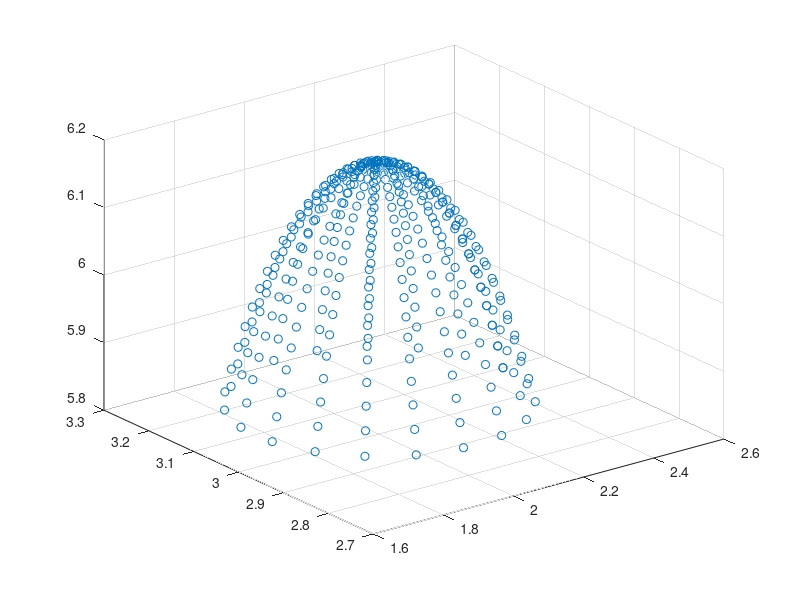

This figure's MATLAB source: (Note: this script raises an error after producing the figure.)
% Function for Testing the Correctness of Asperity Ellipsoid Fitting
% Routine

clear;

addpath('../SURFACE/ASP_ID/')

%% Ellipse 

ax = 0.5;
ay = 0.3;
az = 1.2;

cx = 2;
cy = 3;
cz = 5;

th = linspace(pi/4, pi/2, 20);
phi = linspace(0, 2*pi, 20); 
[th, phi] = meshgrid(th, phi);

x = ax*cos(th(:)).*cos(phi(:)) + cx ;
y = ay*cos(th(:)).*sin(phi(:)) + cy ;

% z = cz + real(az*sqrt(1-((x/ax).^2+(y/ay).^2)));  % Ellipse formula 
z = az*sin(th(:)) + cz ;


%%%% Debugging Block to look at some example points
% tmp = load('../SURFACE/TMP_DebugPoints', 'XYZ');
% x = tmp.XYZ(:, 1);
% y = tmp.XYZ(:, 2);
% z = tmp.XYZ(:, 3);

figure(1)
clf()
plot3(x, y, z, 'o')
grid on 

% Routine Call 
xyz = [x y z];

[~, ~, ~, ~, center, axesq, csys, Serr, Bmat, Lvec, Csca, mxyz] = FIT_ELLIPSOID3D(xyz);

[xx, yy] = meshgrid(linspace(min(xyz(:,1)), max(xyz(:,1)), 100), ...
                linspace(min(xyz(:,2)), max(xyz(:,2)), 100));
            
a = Bmat(3,3);
b = Lvec(3);
c = diag([xx(:)-mxyz(1), yy(:)-mxyz(2)]*Bmat(1:2,1:2)*[xx(:)-mxyz(1) yy(:)-mxyz(2)]') + [xx(:)-mxyz(1), yy(:)-mxyz(2)]*Lvec(1:2) + Csca;

zz1 = (-b+sqrt(b^2-4*a*c))/(2*a)+mxyz(3);
zz2 = (-b-sqrt(b^2-4*a*c))/(2*a)+mxyz(3);


figure(1)
clf()
plot3(x, y, z, 'ko', 'MarkerFaceColor', 'k'); hold on 
surf(xx, yy, reshape(real(zz1), 100, 100), 'EdgeColor', 'none', 'FaceAlpha', 0.5);
grid on 
xlabel('X Coordinate')
ylabel('Y Coordinate')
zlabel('Z Coordinate')

%% Test Several Inputs and Angles

rng(42); % For repeatability

% Test Parameters
Ntest = 100;
radRange = [0.1, 10]; % min, max
locRange = [-10, 10]; % min, max

alpha_all = linspace(-2*pi, 2*pi, Ntest);

add_noise = [0, 0.001];

% Randomly Generated Test Parameters
axes_all = rand(Ntest, 3)*range(radRange) + radRange(1);
centers_all = rand(Ntest, 3)*range(locRange) + locRange(1);

% Surface parameterization
th = linspace(pi/4, pi/2, 20);
phi = linspace(0, 2*pi, 20); 
[th, phi] = meshgrid(th, phi);

% Tolerances:
localEllipsoidTol = 1e-14*radRange(2);
locationTol       = 1e-12*range(locRange);
radTol            = 1e-12*radRange(2)^2/radRange(1);
alphaTol          = 1e-12*pi/2;
noiseTolFactor    = 100;

fprintf('\n\n')
fprintf('Starting checking:\n');
fprintf('Alpha ranges from %f to %f \n', min(alpha_all), max(alpha_all));
fprintf('Axis lengths ranges from %f to %f \n', radRange(1), radRange(2));
fprintf('Locations ranges from %f to %f \n', locRange(1), locRange(2));
fprintf('Note: adding noise is expected to cause some failures due not appropriately modifying the radius tolerance\n');

for noise = add_noise
    fprintf('Testing with noise level %f, adding %f to all tolerances \n', noise, noise*noiseTolFactor);
for ii = 1:Ntest
    
    alpha = alpha_all(ii);
    axesxyz = axes_all(ii, :);
    
    axesxyz(1:2) = sort(axesxyz(1:2));
    
    xyzLocal = [axesxyz(1)*cos(th(:)).*cos(phi(:)), ...
                axesxyz(2)*cos(th(:)).*sin(phi(:)), ...
                axesxyz(3)*sin(th(:))];
    
    % Verify that the local ellipse is valid
    ellipsoidError = max(abs( xyzLocal(:, 1).^2/axesxyz(1)^2 ...
                                + xyzLocal(:, 2).^2/axesxyz(2)^2 ...
                                + xyzLocal(:, 3).^2/axesxyz(3)^2 ...
                                -1 ));

    if(ellipsoidError > localEllipsoidTol)
        warning('Local points differ from proper equation by %s', ellipsoidError);
    end
    
    % Transform
    Ploc_to_glob = [cos(alpha), -sin(alpha), 0;
                    sin(alpha),  cos(alpha), 0;
                             0,           0, 1];
    
    xyz = xyzLocal * Ploc_to_glob' + centers_all(ii, :);
    
    xyz = xyz + rand(size(xyz))*2*noise - noise;
    
    % Actually do the fitting
    [radii_out, xyzloc_out, alpha_out, valid, center, axesq, csys, ...
        Serr, Bmat, Lvec, Csca] = FIT_ELLIPSOID3D(xyz);

    % Error Checking on Results
    loc_error = max(abs( xyzloc_out - centers_all(ii, :) - [0, 0, axesxyz(3)] ));

    if(loc_error > locationTol + noise*noiseTolFactor)
        warning('Peak location differed from expected by %s', loc_error);
    end
    
    rad_error = max(abs( axesxyz(1:2).^2/axesxyz(3) - radii_out ));
    
    if(rad_error > radTol + noise*noiseTolFactor)
        
        rad_error_perc = abs( axesxyz(1:2).^2/axesxyz(3) - radii_out )./radii_out;
    
        warning('Principal radii differed from expected by %s or about %f percent', rad_error, max(rad_error_perc)*100);
    end
    
    alpha_error = alpha - alpha_out;
    alpha_error = alpha_error - pi*round(alpha_error / pi);
    
    if(alpha_error > alphaTol + noise*noiseTolFactor)
        warning('Rotation Angle differed from expected by %s', alpha_error);
    end
    
end
end

fprintf('Checking complete.\n');

%% Verify In Domain Validity Checks

ax = 0.5;
ay = 0.3;
az = 1.2;

cx = 2;
cy = 3;
cz = 5;

phiRange = [0, 2*pi;
            -0.9*pi/2, 0.9*pi/2;
            0.1*pi/2, 0.95*pi;
            1.1*pi/2, 2*pi-1.1*pi/2;
            1.05*pi, 2*pi-.1*pi/2];
            
expectedRes = [true; false; false; false; false];

fprintf('Checking domain validity:\n');

for ii = 1:size(phiRange, 1)

    th = linspace(pi/4, 0.9*pi/2, 20);
    phi = linspace(phiRange(ii, 1), phiRange(ii, 2), 20); 
    [th, phi] = meshgrid(th, phi);

    x = ax*cos(th(:)).*cos(phi(:)) + cx ;
    y = ay*cos(th(:)).*sin(phi(:)) + cy ;

    z = az*sin(th(:)) + cz ;

    % Routine Call 
    xyz = [x y z];
    [radii, xyzloc, alpha, valid, center, axesq, csys, ...
        Serr, Bmat, Lvec, Csca] = FIT_ELLIPSOID3D(xyz);
    
    if( valid ~= expectedRes(ii) )
        warning('Test %u unexpectedly returned valid = %u', ii, valid);
    end

end

fprintf('Finished domain checks.\n');

%% Verify Number of Points Validity Checks

ax = 0.5;
ay = 0.3;
az = 1.2;

cx = 2;
cy = 3;
cz = 5;

%%%% Test the following two point Ranges:
pointRangeTest = {1:9, 1:8, 1:7};

fprintf('Starting test: number of points used \n');

for ii = 1:length(pointRangeTest)

    pointRange = pointRangeTest{ii};

    th = linspace(pi/4, 0.9*pi/2, 3);
    phi = linspace(0, 2*pi, 4); 
    [th, phi] = meshgrid(th, phi);

    x = ax*cos(th(:)).*cos(phi(:)) + cx ;
    y = ay*cos(th(:)).*sin(phi(:)) + cy ;
    z = az*sin(th(:)) + cz ;

    % Routine Call 
    xyz = [x(pointRange) y(pointRange) z(pointRange)];
    [radii, xyzloc, alpha, valid, center, axesq, csys, Serr, Bmat, Lvec, Csca] = FIT_ELLIPSOID3D(xyz);

    if( valid ~= ( length(pointRange) >= 9) )
        warning('Unexpectedly returned valid = %u with %u points', valid, length(pointRange) );
    end
end

fprintf('Finished Test \n');


%% Verify Only Returns local maxima

ax = 0.5;
ay = 0.3;
az = 1.2;

cx = 2;
cy = 3;
cz = 5;

%%%% Test the following two point Ranges:
zmult = [-1, 1];


fprintf('Starting test: local maxima \n');

for ii = 1:length(zmult)


    th = linspace(pi/4, 0.9*pi/2, 3);
    phi = linspace(0, 2*pi, 4); 
    [th, phi] = meshgrid(th, phi);

    x = ax*cos(th(:)).*cos(phi(:)) + cx ;
    y = ay*cos(th(:)).*sin(phi(:)) + cy ;
    z = zmult(ii)*az*sin(th(:)) + cz ;

    % Routine Call 
    xyz = [x y z];
    [radii, xyzloc, alpha, valid, center, axesq, csys, Serr, Bmat, Lvec, Csca] = FIT_ELLIPSOID3D(xyz);

    if( valid ~= (zmult(ii) > 0) )
        warning('Unexpectedly returned valid = %u, when z multiplied by %u', valid, zmult(ii));
    end
end

fprintf('Finished Test \n');
